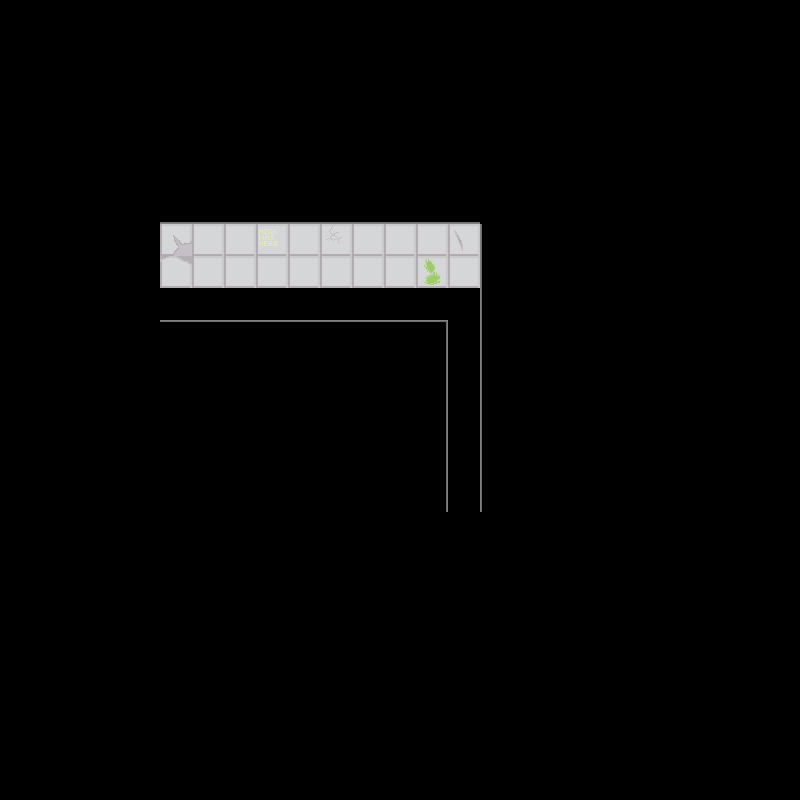

A level layout from a 2D game, rendered from its tile map. Below: a short description, then the map file with tile-grid data replaced by summaries:
An orthogonal 25x25 tile map with 32x32 px tiles, 4 tile layers (wallLayer, objectLayer, objectAboveLayer, aboveLayer), 1 hidden layer not drawn, 2 tilesets and 2 objects.

<map version="1.2" tiledversion="1.2.3" orientation="orthogonal" renderorder="right-down" width="25" height="25" tilewidth="32" tileheight="32" infinite="0" nextlayerid="7" nextobjectid="3">
 <tileset firstgid="1" name="floor1tiles" tilewidth="32" tileheight="32" tilecount="81" columns="9">
  <image source="../../assets/Floor 1/Floors/f1spritesheet.png" width="288" height="288" />
  <tile id="21">
   <properties>
    <property name="door" value="down" />
   </properties>
  </tile>
  <tile id="22">
   <properties>
    <property name="door" value="left" />
   </properties>
  </tile>
  <tile id="23">
   <properties>
    <property name="door" value="right" />
   </properties>
  </tile>
  <tile id="24">
   <properties>
    <property name="door" value="up" />
   </properties>
  </tile>
 </tileset>
 <tileset firstgid="82" name="objects" tilewidth="32" tileheight="32" tilecount="20" columns="4">
  <image source="../../assets/Floor 1/Floors/objspritesheet.png" width="128" height="160" />
 </tileset>
 <layer id="1" name="backgroundLayer" width="25" height="25" visible="0">
  <data>[625 cells, 625 non-empty, 8 distinct tile ids]</data>
 </layer>
 <layer id="2" name="wallLayer" width="25" height="25">
  <data>[625 cells, 63 non-empty, 13 distinct tile ids]</data>
 </layer>
 <layer id="3" name="objectLayer" width="25" height="25">
  <data>[625 cells, 0 non-empty, 0 distinct tile ids]</data>
 </layer>
 <layer id="5" name="objectAboveLayer" width="25" height="25">
  <data>[625 cells, 0 non-empty, 0 distinct tile ids]</data>
 </layer>
 <objectgroup id="6" name="doorLayer">
  <object id="1" gid="81" x="128" y="320" width="32" height="32">
   <properties>
    <property name="door" value="left" />
   </properties>
  </object>
  <object id="2" gid="81" x="448" y="544" width="32" height="32">
   <properties>
    <property name="door" value="down" />
   </properties>
  </object>
 </objectgroup>
 <layer id="4" name="aboveLayer" width="25" height="25">
  <data>[625 cells, 0 non-empty, 0 distinct tile ids]</data>
 </layer>
</map>
